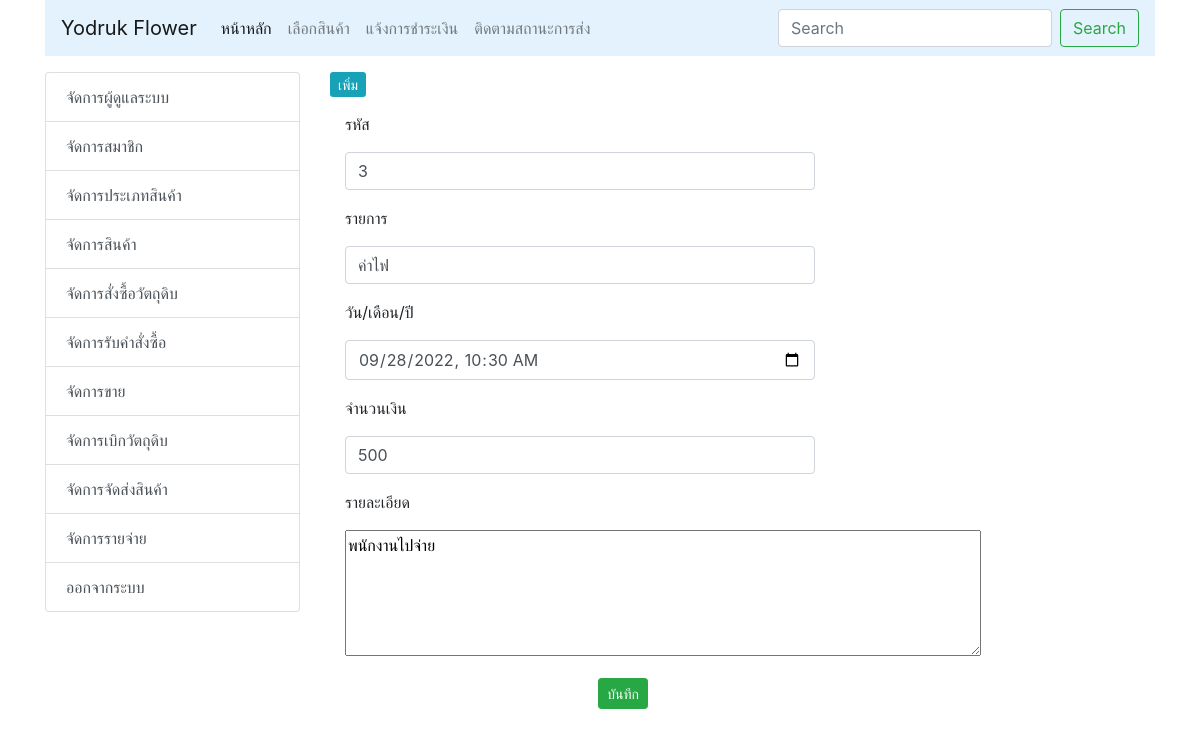
Screenshot of /Admin/expenses.php?act=edit&ID=3 with the database file from the repository.
### tables this page shows
CREATE TABLE `tbl_expenses` (
  `e_id` int(11) NOT NULL,
  `e_list` varchar(255) NOT NULL,
  `e_time` datetime NOT NULL,
  `e_pay` varchar(255) NOT NULL,
  `e_note` varchar(255) NOT NULL
);

### Admin/expenses_form_edit.php (the view)
<?php
include('condb.php');
$e_id = $_REQUEST["ID"];
$sql = "SELECT * FROM tbl_expenses WHERE e_id='$e_id' ";
$result = mysqli_query($con, $sql);
$row = mysqli_fetch_array($result);
extract($row);
?>
<?php include('h.php');?>
<div class="container">
  <div class="row">
      <form  name="addexpenses" action="expenses_form_edit_db.php" method="POST" enctype="multipart/form-data"  class="form-horizontal">
        <div class="form-group">
          <div class="col-sm-9">
            <p> รหัส</p>
            <input type="text"  name="e_id" class="form-control" required placeholder="รหัส" value="<?php echo $e_id; ?>">
          </div>
        </div>
        <div class="form-group">
          <div class="col-sm-9">
            <p>รายการ</p>
            <input type="text"  name="e_list" class="form-control" required placeholder="รายการ" value="<?php echo $e_list; ?>">
          </div>
        </div>
        <div class="form-group">
          <div class="col-sm-9">
            <p>วัน/เดือน/ปี</p>
            <input type="datetime-local"  name="e_time" class="form-control" required placeholder="วัน/เดือน/ปี" value="<?php echo $e_time; ?>">
          </div>
        </div>
        <div class="form-group">
          <div class="col-sm-9">
            <p>จำนวนเงิน</p>
            <input type="text"  name="e_pay" class="form-control" required placeholder="จำนวนเงิน" value="<?php echo $e_pay; ?>">
          </div>
        </div>
        <div class="form-group">
          <div class="col-sm-12">
            <p> รายละเอียด </p>
             <textarea  name="e_note" rows="5" cols="60"><?php echo $e_note; ?>
             </textarea>
          </div>
        </div>
          <div class="form-group">
            <div class="col-sm-6" align="right">
              <button type="submit" class="btn btn-success btn-sm" id="btn"> บันทึก </button>
            </div>
          </div>
        </form>
      </div>
    </div>
</div>

### rows the page displays
tbl_expenses: e_id "3", e_list "ค่าไฟ", e_time "09/28/2022 10:30", e_pay "500", e_note "พนักงานไปจ่าย"
